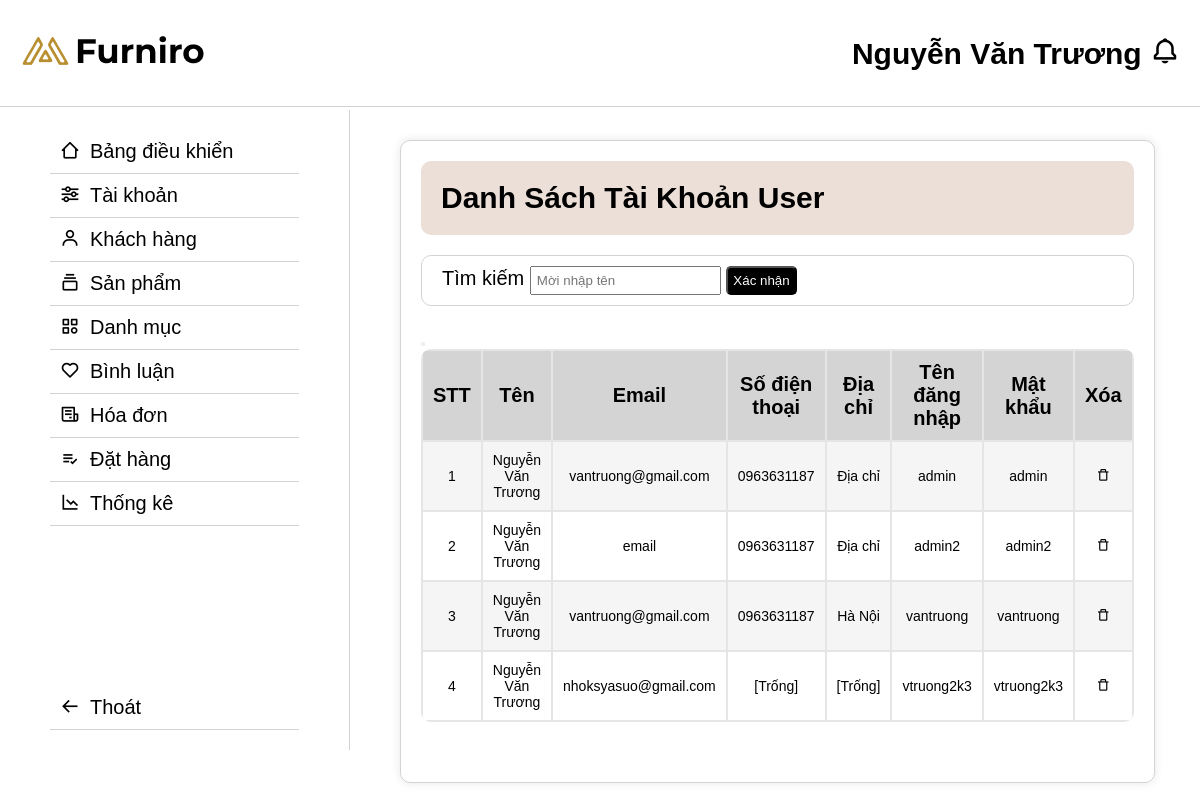
Screenshot of /admin/index.php?act=listTaiKhoanUser (signed in) with the database file from the repository.
### tables this page shows
CREATE TABLE `taikhoan` (
  `MaTaiKhoan` int(11) NOT NULL,
  `Ten` varchar(255) NOT NULL,
  `Email` varchar(255) NOT NULL,
  `SoDienThoai` varchar(20) DEFAULT NULL,
  `DiaChi` varchar(255) DEFAULT NULL,
  `TenDangNhap` varchar(255) NOT NULL,
  `MatKhau` varchar(255) NOT NULL,
  `VaiTro` tinyint(1) NOT NULL DEFAULT 0
);

### model/pdo.php (called while the page is built, shortened)
<?php
function pdo_get_connection()
{
    $dburl = "mysql:host=localhost;dbname=d1;charset=utf8";
    $username = 'root';
    $password = '';
    $conn = new PDO($dburl, $username, $password);
    $conn->setAttribute(PDO::ATTR_ERRMODE, PDO::ERRMODE_EXCEPTION);
    return $conn;
}
function pdo_query($sql)
{
    $sql_args = array_slice(func_get_args(), 1);
    try {
        $conn = pdo_get_connection();
        $stmt = $conn->prepare($sql);
        $stmt->execute($sql_args);
        $rows = $stmt->fetchAll();
        return $rows;
    } catch (PDOException $e) {
        throw $e;
    } finally {
        unset($conn);
    }
}

### model/taikhoan.php (called while the page is built, shortened)
<?php
function loadall_taikhoan_loc($key_name)
{
    $sql = "SELECT * FROM taikhoan where 1";
    $listTaiKhoanUser = pdo_query($sql);
    return $listTaiKhoanUser;
};

### admin/taikhoan/listUser.php (the view, shortened to what this page needs)
<div class="danhmuc">
    <div class="list-danhmuc">
        <div class="list-danhmuc__title">
            <h2>Danh Sách Tài Khoản User</h2>
        </div>
        <div style="display: flex; justify-content: space-between; margin: 20px 0; align-items: center;border: 1px solid rgba(128, 128, 128, 0.349); border-radius: 10px; padding:10px 20px">
            <form action="" method="post">
                <label for="">Tìm kiếm</label>
                <input type="text" name="tenTaiKhoan" style="padding: 5px;" placeholder="Mời nhập tên">
                <input type="submit" value="Xác nhận" style="padding: 5px; background-color: black;color: white;border-radius:5px;cursor: pointer;" name="locTaiKhoanUser">
            </form>
        </div>
        <div class="list-danhmuc__content">
            <table border="1">
                <thead>
                    <th>STT</th>
                    <th>Tên</th>
                    <th>Email</th>
                    <th>Số điện thoại</th>
                    <th>Địa chỉ</th>
                    <th>Tên đăng nhập</th>
                    <th>Mật khẩu</th>
                    <th>Xóa</th>
                    <button></button>
                </thead>
                <tbody>
                    <?php
                    $count = 0;
                    foreach ($listTaiKhoanUser as $taikhoan) {
                        if ($taikhoan)
                            $rowClass = ($count % 2 === 0) ? 'class="grayRow"' : 'class="whiteRow"';
                        extract($taikhoan);
                        $xoaTaiKhoan = "index.php?act=xoaTaiKhoan&id=" . $MaTaiKhoan;
                        if ($SoDienThoai == '') {
                            $SoDienThoai = '[Trống]';
                        }
                        if ($DiaChi == '') {
                            $DiaChi = '[Trống]';
                        }
                        echo '
                        <tr ' . $rowClass . '>
                            <td>' . $count +  1 . '</td>
                            <td>' . $Ten . '</td>
                            <td>' . $Email . '</td>
                            <td>' . $SoDienThoai  . '</td>
                            <td>' . $DiaChi . '</td>
                            <td>' . $TenDangNhap . '</td>
                            <td>' . $MatKhau . '</td>
                            <td>
                                <a href="' . $xoaTaiKhoan . '"onclick="return confirm(\'Bạn có chắc chắn muốn xóa?\');"><i class="bx bx-trash-alt"></i></a>
                            </td>
                        </tr>
                        ';
                        $count++;
                    }
                    ?>
                </tbody>
            </table>
        </div>
    </div>
</div>

### assets/css/css-admin.css (style rules this page uses)
* { padding: 0; margin: 0; box-sizing: border-box; }
body { font-size: 20px; }
a { text-decoration: none; color: black; }
body { font-family: sans-serif; margin: 20px; }
.whiteRow { background-color: white; }
.grayRow { background-color: #F5F5F5; }
table { border-spacing: 1; background-color: #E5E5E5; width: 100%; border: none; border-radius: 10px; overflow: hidden; }
thead th { background-color: #D4D4D4; padding: 10px; font-weight: bold; border: none; text-align: center; }
td { padding: 10px; font-size: 14px; border: none; text-align: center; }
.danhmuc { display: flex; gap: 50px; }
.list-danhmuc { display: block; gap: 50px; padding: 20px; border-radius: 10px; border: 1px solid rgba(128, 128, 128, 0.349); flex: 1; box-shadow: 0 0 10px rgba(0, 0, 0, 0.1); }
.list-danhmuc__title { padding: 20px; border-radius: 10px; display: flex; align-items: center; gap: 20px; background-color: #EBDFD7; margin-bottom: 20px; text-align: center; }

### rows the page displays
taikhoan: Ten "Nguyễn Văn Trương", Email "vantruong@gmail.com", SoDienThoai "0963631187", DiaChi "Địa chỉ", TenDangNhap "admin", MatKhau "admin"
taikhoan: Ten "Nguyễn Văn Trương", Email "email", SoDienThoai "0963631187", DiaChi "Địa chỉ", TenDangNhap "admin2", MatKhau "admin2"
taikhoan: Ten "Nguyễn Văn Trương", Email "vantruong@gmail.com", SoDienThoai "0963631187", DiaChi "Hà Nội", TenDangNhap "vantruong", MatKhau "vantruong"
taikhoan: Ten "Nguyễn Văn Trương", Email "nhoksyasuo@gmail.com", SoDienThoai "[Trống]", DiaChi "[Trống]", TenDangNhap "vtruong2k3", MatKhau "vtruong2k3"
